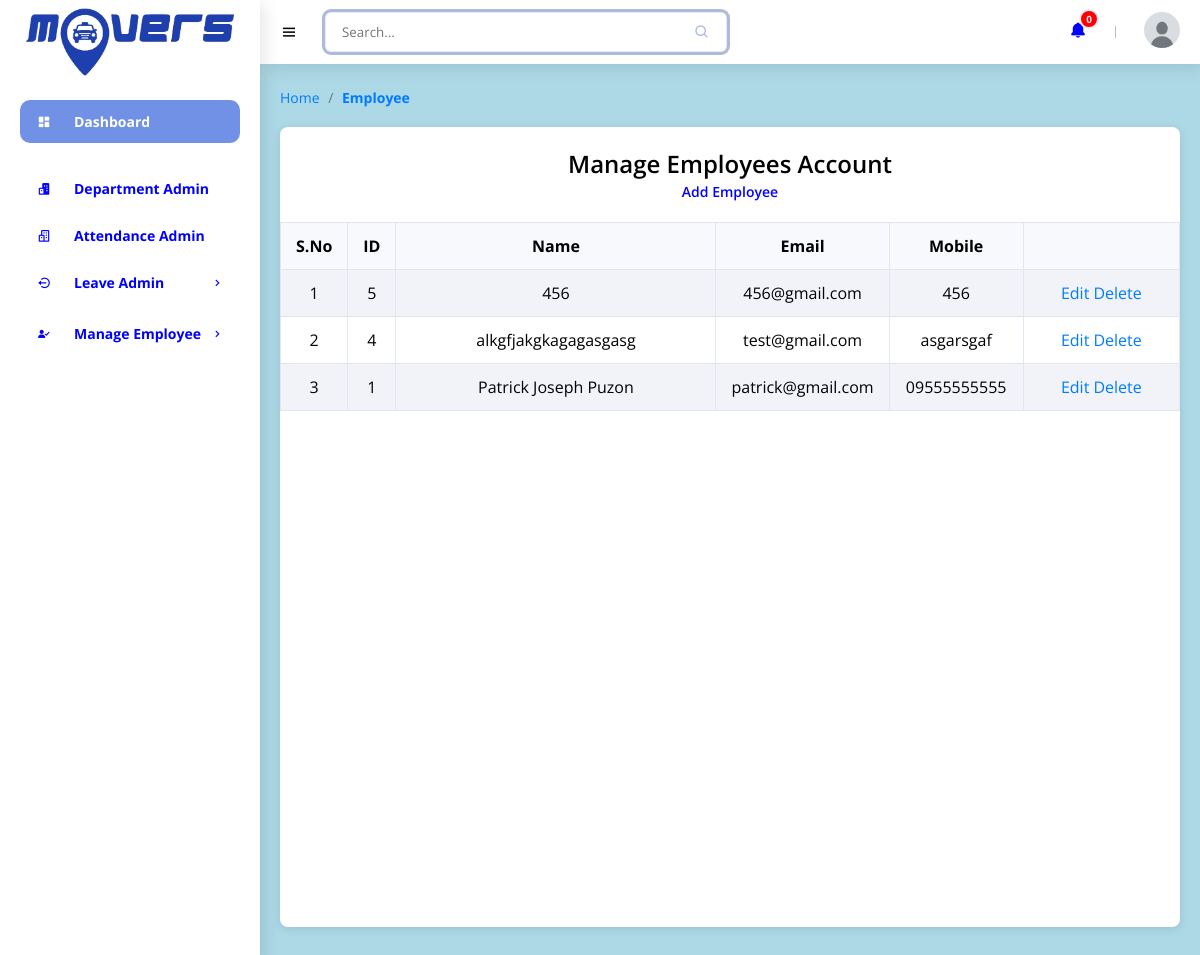
Page /h3employee.php (signed in) on the committed database.
### tables this page shows
CREATE TABLE `employee` (
  `id` int(11) NOT NULL,
  `name` varchar(255) NOT NULL,
  `email` varchar(255) NOT NULL,
  `mobile` varchar(15) NOT NULL,
  `password` varchar(20) NOT NULL,
  `department_id` int(11) NOT NULL,
  `address` varchar(2000) NOT NULL,
  `birthday` date NOT NULL,
  `role` int(11) NOT NULL
);

### h3employee.php (the view, shortened to what this page needs)
<?php
require('sidebar_navbar_footer/h3sidebar_nav.php');
$res=mysqli_query($con,"select * from employee where role=2 order by id desc");
?>
    <main>
        <ul class="h3breadcrumbs">
            <li><a href="h3dashboard.php">Home</a></li>
            <li class="h3divider">/</a></li>
            <li><a href="#" class="h3active">Employee</a></li>
        </ul>
                     <div class="card">
                        <div class="card-body">
                           <h4 class="box-title">Manage Employees Account </h4>
						         <h4 class="box_title_link"><a href="h3add_employee.php">Add Employee</a> </h4>
                        </div>
                        <div class="card-body--">
                           <div class="table-stats order-table ov-h">
                              <table class="table ">
                                 <thead>
                                    <tr>
                                       <th width="5%">S.No</th>
                                       <th width="5%">ID</th>
                                       <th width="40%">Name</th>
									   <th width="15%">Email</th>
									   <th width="15%">Mobile</th>
                                       <th width="20%"></th>
                                    </tr>
                                 </thead>
                                 <tbody>
                                    <?php
									$i=1;
									while($row=mysqli_fetch_assoc($res)){?>
									<tr>
                                       <td><?php echo $i?></td>
									   <td><?php echo $row['id']?></td>
                                       <td><?php echo $row['name']?></td>
									   <td><?php echo $row['email']?></td>
									   <td><?php echo $row['mobile']?></td>
									   <td><a href="h3add_employee.php?id=<?php echo $row['id']?>">Edit</a> <a href="h3employee.php?id=<?php echo $row['id']?>&type=delete">Delete</a></td>
                                    </tr>
									<?php
									$i++;
									} ?>
                                 </tbody>
                              </table>
                           </div>
                        </div>
                     </div>
    </main>
<?php
require('sidebar_navbar_footer/h3continuation.php');
?>

### css/h3style.css (style rules this page uses)
* { font-family: 'Open Sans', sans-serif; margin: 0; padding: 0; box-sizing: border-box; }
:root { --dark-blue: #3D52A0; --light-blue: #7091e6; --dark-grey: #8697c4; --grey: #adbbda; --light-grey: #ede8f5; --blue: #0000FF; --white: #fff; --red: #ff0000; --green: #81d438; --black: #0b0c10; --light-black: #1f2833; --grey2: #c5c6c7; --light-sky: #66fcf1; --dark-sky: #45a29e; }
html { overflow-x: hidden; }
body { background: lightblue; margin: 0; padding: 0; }
a { text-decoration: none; }
li { list-style: none; }
main { width: 100%; padding: 24px 20px 20px 20px; margin: 0 auto; }
.h3breadcrumbs { list-style: none; padding: 0; margin: 0 0 20px; font-size: 14px; }
.h3breadcrumbs li { display: inline; }
.h3breadcrumbs a { color: #007bff; text-decoration: none; }
.h3breadcrumbs .h3divider { margin: 0 5px; color: #6c757d; }
.h3breadcrumbs .h3active { font-weight: bold; }

### css/h3tablesformsdesign.css (style rules this page uses)
h4 { font-weight: 600; margin: 0; }
.card { background-color: #fff; border-radius: 8px; box-shadow: 0 2px 10px rgba(0, 0, 0, 0.1); margin-bottom: 20px; overflow-x: auto; width: 100%; height: 100vh; }
.card-body { padding: 20px; }
.box-title { font-size: 24px; font-weight: 600; color: black; text-align: center; overflow: auto; }
.box_title_link { text-align: center; overflow: auto; }
.box_title_link a { font-size: 14px; color: #0000FF; text-decoration: none; }
.table { border-collapse: collapse; margin-bottom: 20px; width: 100%; }
.table th, .table td { padding: 12px 15px; border: 1px solid #e3e6f0; max-width: auto; }
.table th { background-color: #f8f9fc; font-weight: bold; text-align: center; }
.table td { text-align: center; }
.table tbody tr:nth-child(odd) { background-color: #f1f3f8; }
.table a { color: #007bff; text-decoration: none; }

### rows in the picture
employee: id "5", name "456", email "456@gmail.com", mobile "456"
employee: id "4", name "alkgfjakgkagagasgasg", email "test@gmail.com", mobile "asgarsgaf"
employee: id "1", name "Patrick Joseph Puzon", email "patrick@gmail.com", mobile "09555555555"
